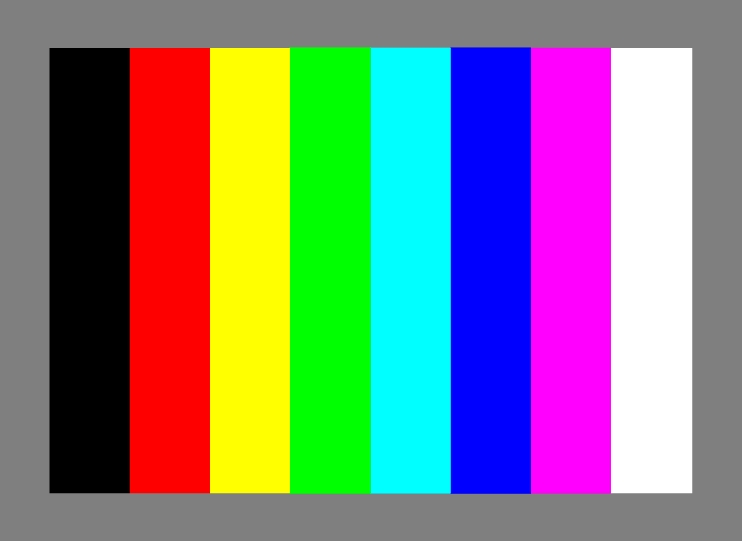
%> input picture OLIVA_DIPExam2/tv.jpg, 742 x 541 px
$ octave Exam2_Prob3.m   (GNU Octave 9; MATLAB toolbox functions it lacks are replaced by stand-ins)
%> lines starting %> are read from the running program, lines starting %| are printed output that depends on the picture
%% Oliva, Pamela Camille E.
%  2009 - 11797
%  CoE 123 Exam 2

%%  PROBLEM # 3

%%

tv = imread ('tv.jpg');
%> tv is the input picture: size 541x742x3 uint8; mean R, G, B 127.2, 127.6, 127.2
tv = im2double(tv);
%> tv: size 541x742x3 double
figure, imshow(tv), title('Problem 3: Original Image');

%% RGB Monochrome

R = tv(:,:,1);
G = tv(:,:,2);
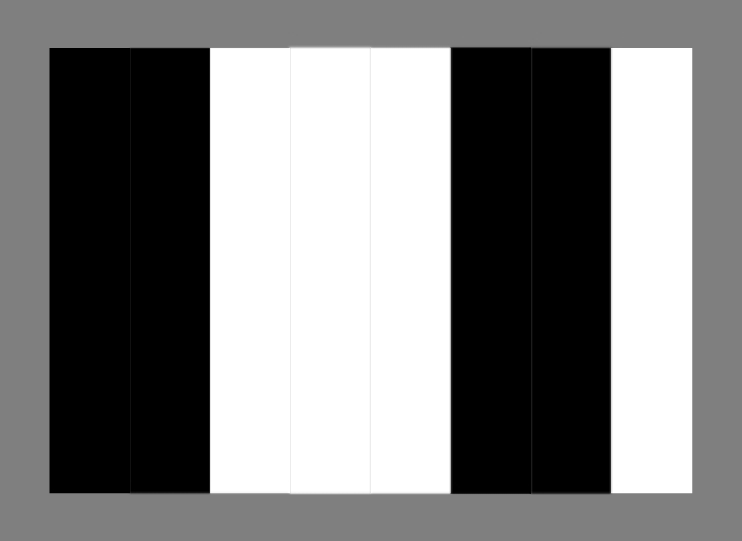
%> G: size 541x742 double; min 0, max 1, mean 0.5
B = tv(:,:,3);

figure, imshow(R), title('[RGB] Red Component');                            % RED
figure, imshow(G), title('[RGB] Green Component');                          % GREEN
figure, imshow(B), title('[RGB] Blue Component');                           % BLUE


%% HSI

theta = acos((0.5.*((R-G)+(R-B)))./((R-G).^2+(R-B).*(G-B)).^0.5);           % Applying formula

H = theta;
H(B > G) = (2*pi) - H(B>G);                                                 % in radians
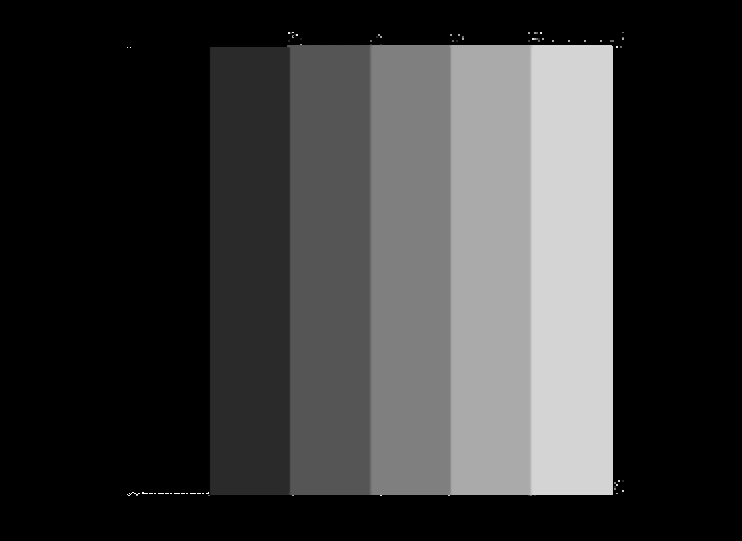
%> H: size 541x742 double; 45.55% of the values are NaN or infinite; the others: min 0, max 6.28, mean 2.62; drawn with min black, max white, NaN and infinite black
H = H/(2*pi);                                                               % HUE

S = 1 - (3./(R+G+B)).*(min(min(R,G),B));                                    % SATURATION

I = (1/3)*(R+G+B);                                                         % INTENSITY

figure, imshow (H), title('[HSI] Hue Component');
figure, imshow (S), title('[HSI] Saturation Component');
figure, imshow (I), title('[HSI] Intensity Component');

%% CMY

C = 1 - R;
M = 1 - G;
Y = 1 - B;

figure, imshow(C), title('[CMY] Cyan Component') ;
figure, imshow(M), title('[CMY] Magenta Component') ;
figure, imshow(Y), title('[CMY] Yellow Component') ;

%% LAB

X = (0.588 * R) + (0.179 * G) + (0.183 * B);
Y = (0.29  * R) + (0.606 * G) + (0.105 * B);
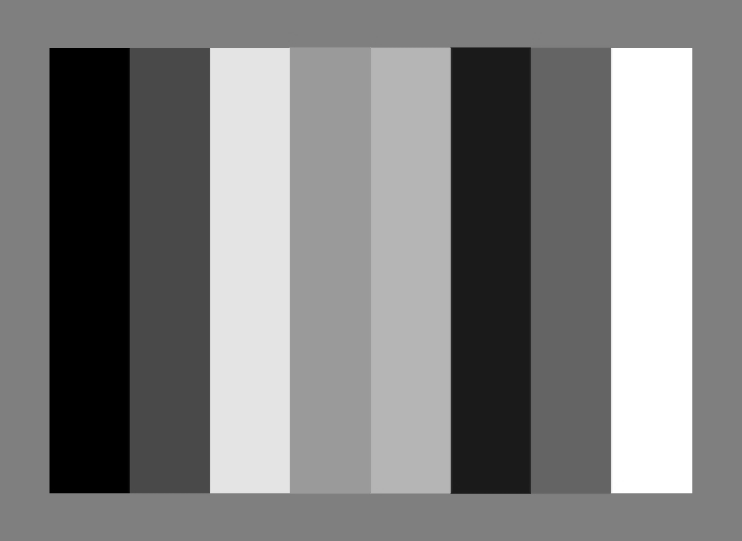
%> Y: size 541x742 double; min 0, max 1, mean 0.5; mean of the top-left, top-right, bottom-left and bottom-right quarters 0.462, 0.538, 0.462, 0.538; drawn with min black and max white
Z = (0     * R) + (0.068 * G) + (1.021 * B);

% However, there is a matlab function that can convert directly RGB to Lab

cform = makecform('srgb2lab');
lab = applycform(tv, cform);
%> lab: size 541x742x3 double; mean of channels 1, 2, 3 61.5, 8.5, 5.1

L = lab(:,:,1);
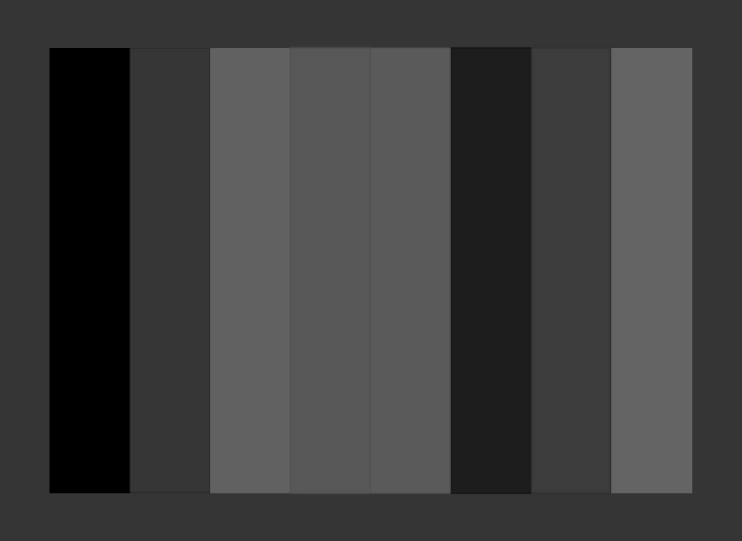
%> L: size 541x742 double; min 0, max 100, mean 61.5
a = lab(:,:,2);
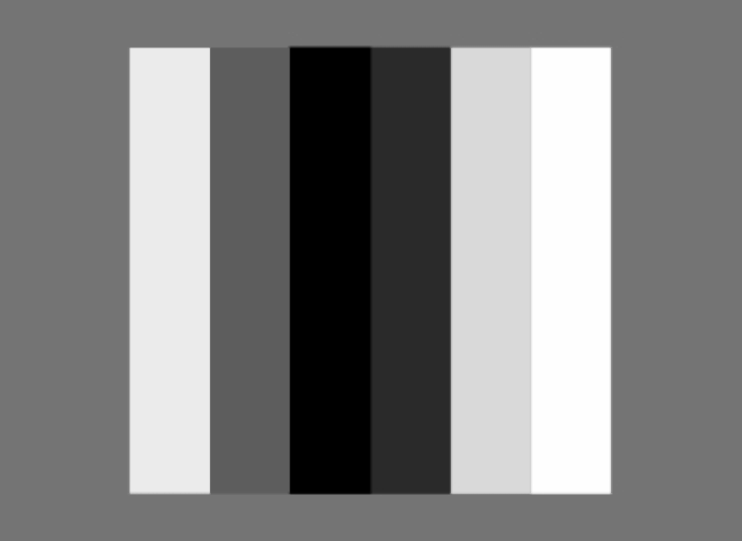
%> a: size 541x742 double; min -79.29, max 93.55, mean 8.5; drawn with min black and max white
b = lab(:,:,3);
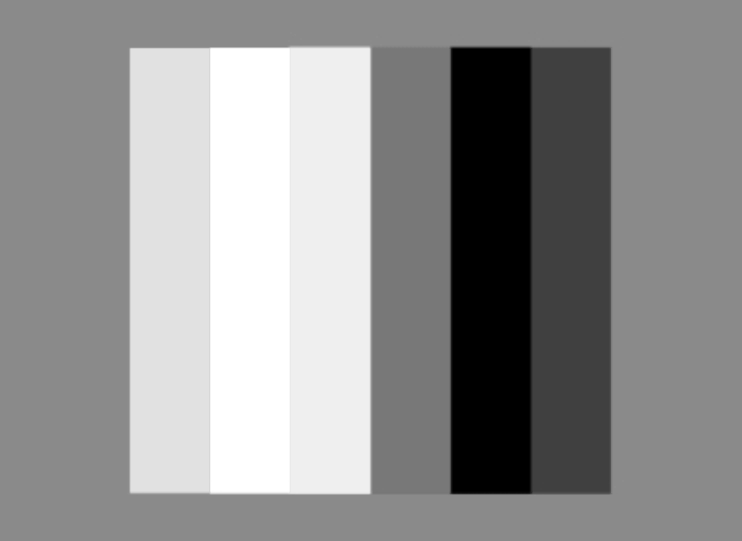
%> b: size 541x742 double; min -111.7, max 93.39, mean 5.1; drawn with min black and max white

figure, imshow(L), title('[Lab] Lightness(L) Component') ;
figure, imshow(a), title('[Lab] a Component') ;;
figure, imshow(b), title('[Lab] b Component') ;
%> after `imshow(b)`:
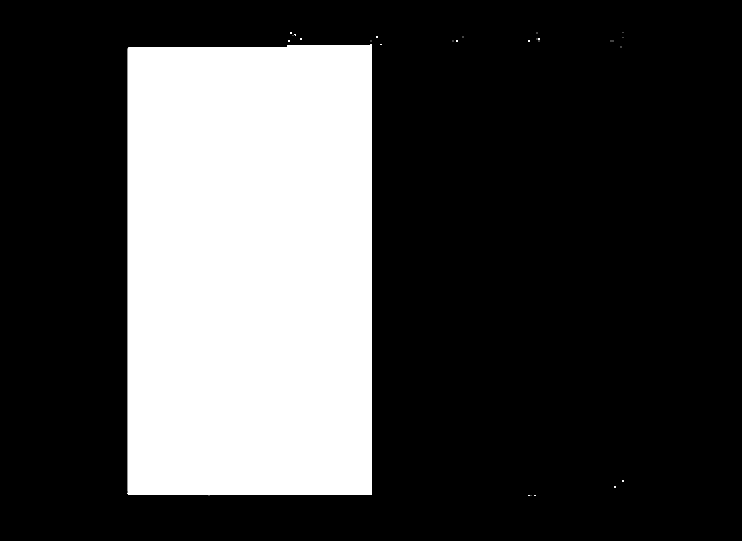
%> displayed picture: size 541x742, on the screen's scale of 0 to 255; min 0, max 255, mean 69.8
